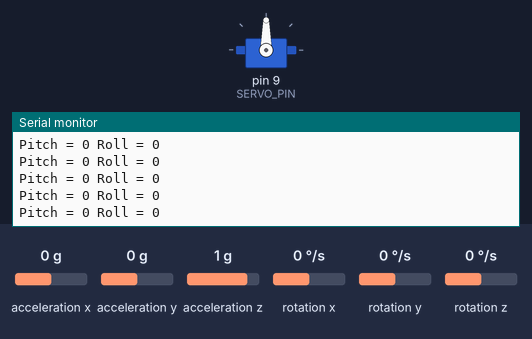
Simulated run of this sketch. Board: Arduino Uno, built with avr-gcc and run on an emulated ATmega328P. Shown: servo, the last lines printed to the serial monitor. The test bench sets the inputs (shaded band); at power-on: acceleration x 0 g, acceleration y 0 g, acceleration z 1 g, rotation x 0 °/s, rotation y 0 °/s, rotation z 0 °/s.

Above: at 1.2 s.
1.3 s: acceleration x set to -0.2 g
At 2.0 s:
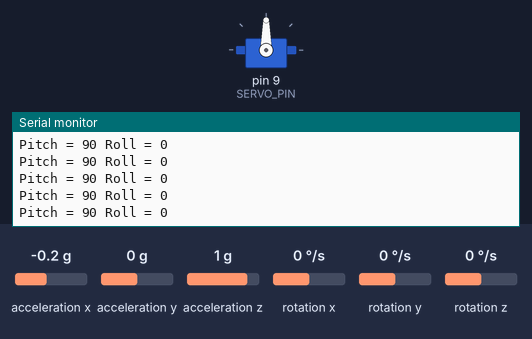
4.3 s: acceleration y set to -0.8 g
At 5.3 s:
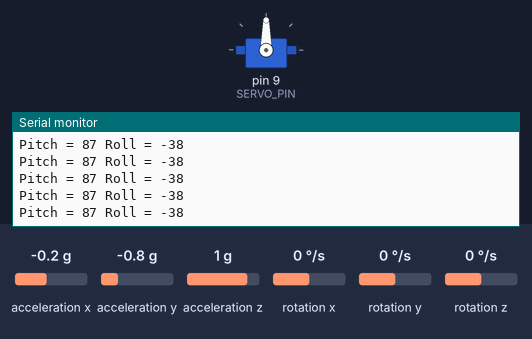
7.3 s: acceleration z set to 0.8 g
At 7.8 s:
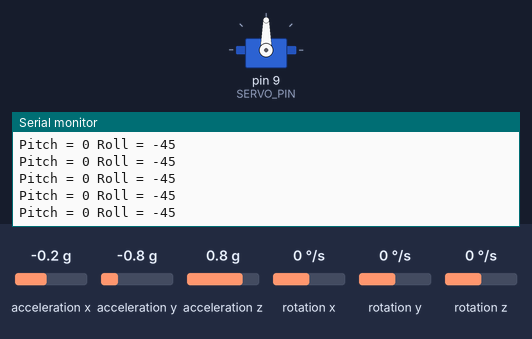
Timing chart, 0 to 10.3 s (numbered marks = the images above; inputs shaded):
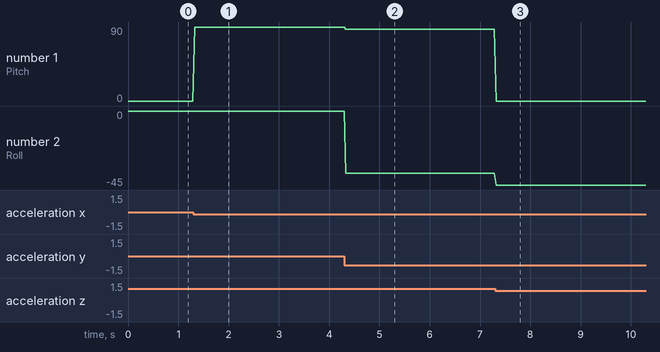

Measured:
- after the input at 1.3 s, the serial monitor: prints a new line at once (image 1)
- after the input at 4.3 s, the serial monitor: prints a new line at once (image 2)
- after the input at 7.3 s, the serial monitor: prints a new line at once (image 3)
- plotted number 1: 0 → 90 after the input at 1.3 s, 90 → 87 after the input at 4.3 s, 87 → 0 after the input at 7.3 s
- plotted number 2: 0 → -38 after the input at 4.3 s, -38 → -45 after the input at 7.3 s

The sketch:

C_code.ino
```cpp
#include <Wire.h>
#include <MPU6050.h>
#include <Servo.h>
#include <SoftwareSerial.h>
MPU6050 mpu6050;
Servo myServo;
SoftwareSerial bluetoothSerial(2, 3); // RX, TX
const int LOOP_DELAY = 10;
const int PITCH_FALL_ANGLE_TRIGGER = 15;
const int ROLL_FALL_ANGLE_TRIGGER = 15;
const int PITCH_FALLEN_ANGLE = 60;
const int ROLL_FALLEN_ANGLE = 60;
const int MAX_FALL_COUNT = 5;
const int MAX_LONG_FALL_DURATION = 3000;
const int TIMER_INTERVAL = 100;
const int SERVO_PIN = 9;
int timer = 0;
int pitch = 0;
int roll = 0;
int prevPitch = 0;
int prevRoll = 0;
int fallCount = 0;
int longFallCount = 0;
bool fallReported = false;
unsigned long fallStartTime = 0;
void getPitchAndRoll() {
int16_t accX, accY, accZ, gyroX, gyroY, gyroZ;
mpu6050.getMotion6(&accX, &accY, &accZ, &gyroX, &gyroY, &gyroZ);
pitch = -(atan2(accX, sqrt(accY * accY + accZ * accZ)) * 180.0) / M_PI;
roll = -(atan2(-accY, accZ) * 180.0) / M_PI;
}
void setup() {
Serial.begin(9600);
bluetoothSerial.begin(9600); // Bluetooth serial başlatılıyor
Wire.begin();
mpu6050.initialize();
myServo.attach(SERVO_PIN);
fallCount = 0;
longFallCount = 0;
fallReported = false;
if (!mpu6050.testConnection()) {
Serial.println("Could not connect to MPU6050, check wiring!");
while (1);
}
}
void loop() {
unsigned long currentTime = millis();
getPitchAndRoll();
String output=("Pitch = "+ String(pitch)+ " Roll = " + String(roll));
Serial.println(output);
sendBluetoothData(output);
int pitchDelta = abs(pitch - prevPitch);
int rollDelta = abs(roll - prevRoll);
if (pitchDelta > PITCH_FALL_ANGLE_TRIGGER || rollDelta >
ROLL_FALL_ANGLE_TRIGGER) {
fallCount++;
if (fallCount >= MAX_FALL_COUNT && pitch<0) {
if (!fallReported) {
fallReported = true;
fallStartTime = currentTime;
}
}
} else {
fallCount = 0;
fallReported = false;
}
if (fallReported) {
if (currentTime - fallStartTime >= MAX_LONG_FALL_DURATION) {
sendBluetoothData("Uzun Süreli Düşme Algılandı!");
Serial.println("Uzun Süreli Düşme Algılandı!");
rotateServoForDuration(180, 1000);
exit(0);
}
}
if (currentTime % TIMER_INTERVAL == 0) {
prevPitch = pitch;
prevRoll = roll;
}
delay(LOOP_DELAY);
}
void rotateServoForDuration(int angle, unsigned long duration) {
unsigned long startTime = millis();
while (millis() - startTime <= duration) {
myServo.write(angle);
delay(20);
}
}
void sendBluetoothData(String data) {
bluetoothSerial.println(data);
}
```
